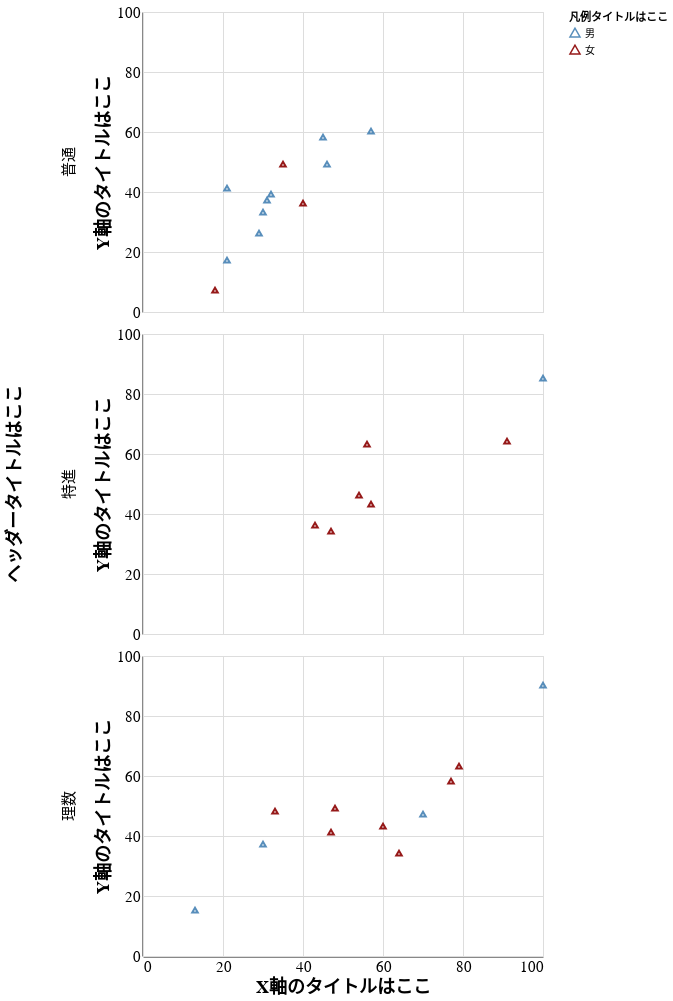

The code cell stored with this chart in its notebook:
### Markdown cell above
## Option による軸、凡例、ヘッダーの設定

エンコーディングされた各チャネルには[option](https://altair-viz.github.io/user_guide/encoding.html#encoding-channel-options)を引数としてとることができます。option は channel ごとに仕様が異なっていたり、一部の channel でしか使えなかったりするものが多いです。よく使うものだけを覚えておくとよいでしょう。
以下の例では、散布図の軸ラベルや判例などをカスタマイズしています。

### Code cell
altair_chart_with_options = (
    alt.Chart(data=df)
    .mark_point(size=30, opacity=0.9, shape="triangle")
    .encode(
        x=alt.X(
            "国語",
            scale=alt.Scale(domain=[0, 100], bins=[0, 20, 40, 60, 80, 100]),  # 軸の値の範囲
            axis=alt.Axis(
                ticks=False, # 軸に┬をいれるかどうか
                grid=True, # グラフの中にマス目を描くかどうか
                labelFont="Yu Gothic UI",
                labelFontSize=15,
                labelAngle=0,
                titleFontSize=18,
                titleFont="Yu Gothic UI",
                titleAngle=0,
                title="X軸のタイトルはここ",
            ),
        ),
        y=alt.Y(
            "数学",
            scale=alt.Scale(domain=[0, 100], bins=[0, 20, 40, 60, 80, 100]), 
            axis=alt.Axis(
                ticks=False,
                grid=True,
                labelFont="Yu Gothic UI",
                labelFontSize=15,
                labelAngle=0,
                titleFontSize=18,
                titleFont="Yu Gothic UI",
                titleAngle=-90,
                title="Y軸のタイトルはここ",
            ),
        ),
        row=alt.Row(
            "コース",
            header=alt.Header(
                labelFont="Yu Gothic UI",
                labelFontSize=15,
                labelAngle=-90,
                titleFontSize=18,
                titleFont="Yu Gothic UI",
                titleAngle=-90,
                title="ヘッダータイトルはここ",
            ),
        ),
        color=alt.Color(
            "性別",
            scale=alt.Scale(domain=sex, range=["steelblue", "darkred"]), # プロットの色の指定
            legend=alt.Legend(
                titleFont="Yu Gothic UI",
                title="凡例タイトルはここ",
            ),
        ),
    )
)
altair_chart_with_options

### Figure 1 — Vega-Lite specification as saved in the notebook (floating-point values rounded to 4 significant figures)
{"config": {"view": {"continuousWidth": 400, "continuousHeight": 300}}, "data": {"name": "data-84fa8bf75cf1b4016f3998f52cc793b2"}, "mark": {"type": "point", "opacity": 0.9, "shape": "triangle", "size": 30}, "encoding": {"color": {"field": "性別", "legend": {"title": "凡例タイトルはここ", "titleFont": "Yu Gothic UI"}, "scale": {"domain": ["男", "女"], "range": ["steelblue", "darkred"]}, "type": "nominal"}, "row": {"field": "コース", "header": {"labelAngle": -90, "labelFont": "Yu Gothic UI", "labelFontSize": 15, "title": "ヘッダータイトルはここ", "titleAngle": -90, "titleFont": "Yu Gothic UI", "titleFontSize": 18}, "type": "nominal"}, "x": {"axis": {"grid": true, "labelAngle": 0, "labelFont": "Yu Gothic UI", "labelFontSize": 15, "ticks": false, "title": "X軸のタイトルはここ", "titleAngle": 0, "titleFont": "Yu Gothic UI", "titleFontSize": 18}, "field": "国語", "scale": {"bins": [0, 20, 40, 60, 80, 100], "domain": [0, 100]}, "type": "quantitative"}, "y": {"axis": {"grid": true, "labelAngle": 0, "labelFont": "Yu Gothic UI", "labelFontSize": 15, "ticks": false, "title": "Y軸のタイトルはここ", "titleAngle": -90, "titleFont": "Yu Gothic UI", "titleFontSize": 18}, "field": "数学", "scale": {"bins": [0, 20, 40, 60, 80, 100], "domain": [0, 100]}, "type": "quantitative"}}, "$schema": "https://vega.github.io/schema/vega-lite/v4.17.0.json", "datasets": {"data-84fa8bf75cf1b4016f3998f52cc793b2": [{"学生番号": "ID01", "国語": 18, "数学": 7, "理科": 15, "社会": 17, "英語": 11, "コース": "普通", "性別": "女"}, {"学生番号": "ID02", "国語": 47, "数学": 34, "理科": 49, "社会": 57, "英語": 80, "コース": "特進", "性別": "女"}, {"学生番号": "ID03", "国語": 32, "数学": 39, "理科": 41, "社会": 42, "英語": 42, "コース": "普通", "性別": "男"}, {"学生番号": "ID04", "国語": 64, "数学": 34, "理科": 68, "社会": 71, "英語": 54, "コース": "理数", "性別": "女"}, {"学生番号": "ID05", "国語": 21, "数学": 41, "理科": 45, "社会": 51, "英語": 47, "コース": "普通", "性別": "男"}, {"学生番号": "ID06", "国語": 47, "数学": 41, "理科": 56, "社会": 64, "英語": 75, "コース": "理数", "性別": "女"}, {"学生番号": "ID07", "国語": 77, "数学": 58, "理科": 60, "社会": 69, "英語": 74, "コース": "理数", "性別": "女"}, {"学生番号": "ID08", "国語": 70, "数学": 47, "理科": 74, "社会": 80, "英語": 46, "コース": "理数", "性別": "男"}, {"学生番号": "ID09", "国語": 57, "数学": 43, "理科": 49, "社会": 58, "英語": 40, "コース": "特進", "性別": "女"}, {"学生番号": "ID10", "国語": 33, "数学": 48, "理科": 53, "社会": 61, "英語": 76, "コース": "理数", "性別": "女"}, {"学生番号": "ID11", "国語": 45, "数学": 58, "理科": 47, "社会": 54, "英語": 45, "コース": "普通", "性別": "男"}, {"学生番号": "ID12", "国語": 35, "数学": 49, "理科": 51, "社会": 67, "英語": 46, "コース": "普通", "性別": "女"}, {"学生番号": "ID13", "国語": 30, "数学": 37, "理科": 41, "社会": 48, "英語": 48, "コース": "理数", "性別": "男"}, {"学生番号": "ID14", "国語": 46, "数学": 49, "理科": 50, "社会": 53, "英語": 50, "コース": "普通", "性別": "男"}, {"学生番号": "ID15", "国語": 79, "数学": 63, "理科": 96, "社会": 93, "英語": 88, "コース": "理数", "性別": "女"}, {"学生番号": "ID16", "国語": 60, "数学": 43, "理科": 58, "社会": 66, "英語": 56, "コース": "理数", "性別": "女"}, {"学生番号": "ID17", "国語": 43, "数学": 36, "理科": 36, "社会": 42, "英語": 47, "コース": "特進", "性別": "女"}, {"学生番号": "ID18", "国語": 31, "数学": 37, "理科": 40, "社会": 44, "英語": 55, "コース": "普通", "性別": "男"}, {"学生番号": "ID19", "国語": 91, "数学": 64, "理科": 84, "社会": 96, "英語": 96, "コース": "特進", "性別": "女"}, {"学生番号": "ID20", "国語": 100, "数学": 90, "理科": 100, "社会": 100, "英語": 100, "コース": "理数", "性別": "男"}, {"学生番号": "ID21", "国語": 48, "数学": 49, "理科": 57, "社会": 68, "英語": 44, "コース": "理数", "性別": "女"}, {"学生番号": "ID22", "国語": 56, "数学": 63, "理科": 55, "社会": 64, "英語": 45, "コース": "特進", "性別": "女"}, {"学生番号": "ID23", "国語": 29, "数学": 26, "理科": 36, "社会": 38, "英語": 32, "コース": "普通", "性別": "男"}, {"学生番号": "ID24", "国語": 100, "数学": 85, "理科": 90, "社会": 95, "英語": 100, "コース": "特進", "性別": "男"}, {"学生番号": "ID25", "国語": 30, "数学": 33, "理科": 37, "社会": 41, "英語": 35, "コース": "普通", "性別": "男"}, {"学生番号": "ID26", "国語": 13, "数学": 15, "理科": 20, "社会": 19, "英語": 24, "コース": "理数", "性別": "男"}, {"学生番号": "ID27", "国語": 21, "数学": 17, "理科": 24, "社会": 26, "英語": 15, "コース": "普通", "性別": "男"}, {"学生番号": "ID28", "国語": 57, "数学": 60, "理科": 58, "社会": 61, "英語": 43, "コース": "普通", "性別": "男"}, {"学生番号": "ID29", "国語": 40, "数学": 36, "理科": 42, "社会": 47, "英語": 45, "コース": "普通", "性別": "女"}, {"学生番号": "ID30", "国語": 54, "数学": 46, "理科": 47, "社会": 55, "英語": 47, "コース": "特進", "性別": "女"}]}}
